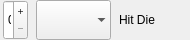
<?xml version="1.0" encoding="UTF-8"?>
<ui version="4.0">
 <class>HitDie</class>
 <widget class="QWidget" name="HitDie">
  <property name="geometry">
   <rect>
    <x>0</x>
    <y>0</y>
    <width>190</width>
    <height>40</height>
   </rect>
  </property>
  <property name="minimumSize">
   <size>
    <width>175</width>
    <height>40</height>
   </size>
  </property>
  <property name="maximumSize">
   <size>
    <width>190</width>
    <height>40</height>
   </size>
  </property>
  <property name="windowTitle">
   <string>Form</string>
  </property>
  <layout class="QHBoxLayout" name="horizontalLayout">
   <property name="spacing">
    <number>0</number>
   </property>
   <property name="leftMargin">
    <number>0</number>
   </property>
   <property name="topMargin">
    <number>0</number>
   </property>
   <property name="rightMargin">
    <number>0</number>
   </property>
   <property name="bottomMargin">
    <number>0</number>
   </property>
   <item>
    <widget class="QSpinBox" name="hitDieCount">
     <property name="minimumSize">
      <size>
       <width>25</width>
       <height>40</height>
      </size>
     </property>
     <property name="maximumSize">
      <size>
       <width>25</width>
       <height>40</height>
      </size>
     </property>
     <property name="buttonSymbols">
      <enum>QAbstractSpinBox::PlusMinus</enum>
     </property>
    </widget>
   </item>
   <item>
    <spacer name="horizontalSpacer">
     <property name="orientation">
      <enum>Qt::Horizontal</enum>
     </property>
     <property name="sizeType">
      <enum>QSizePolicy::Maximum</enum>
     </property>
     <property name="sizeHint" stdset="0">
      <size>
       <width>5</width>
       <height>5</height>
      </size>
     </property>
    </spacer>
   </item>
   <item>
    <widget class="QComboBox" name="hitDieCBox">
     <property name="minimumSize">
      <size>
       <width>75</width>
       <height>40</height>
      </size>
     </property>
     <property name="maximumSize">
      <size>
       <width>75</width>
       <height>40</height>
      </size>
     </property>
     <property name="iconSize">
      <size>
       <width>16</width>
       <height>16</height>
      </size>
     </property>
     <property name="frame">
      <bool>false</bool>
     </property>
    </widget>
   </item>
   <item>
    <spacer name="horizontalSpacer_2">
     <property name="orientation">
      <enum>Qt::Horizontal</enum>
     </property>
     <property name="sizeType">
      <enum>QSizePolicy::Maximum</enum>
     </property>
     <property name="sizeHint" stdset="0">
      <size>
       <width>5</width>
       <height>20</height>
      </size>
     </property>
    </spacer>
   </item>
   <item>
    <widget class="QLabel" name="hd">
     <property name="minimumSize">
      <size>
       <width>65</width>
       <height>40</height>
      </size>
     </property>
     <property name="maximumSize">
      <size>
       <width>65</width>
       <height>40</height>
      </size>
     </property>
     <property name="text">
      <string>Hit Die</string>
     </property>
    </widget>
   </item>
  </layout>
 </widget>
 <resources/>
 <connections/>
</ui>
